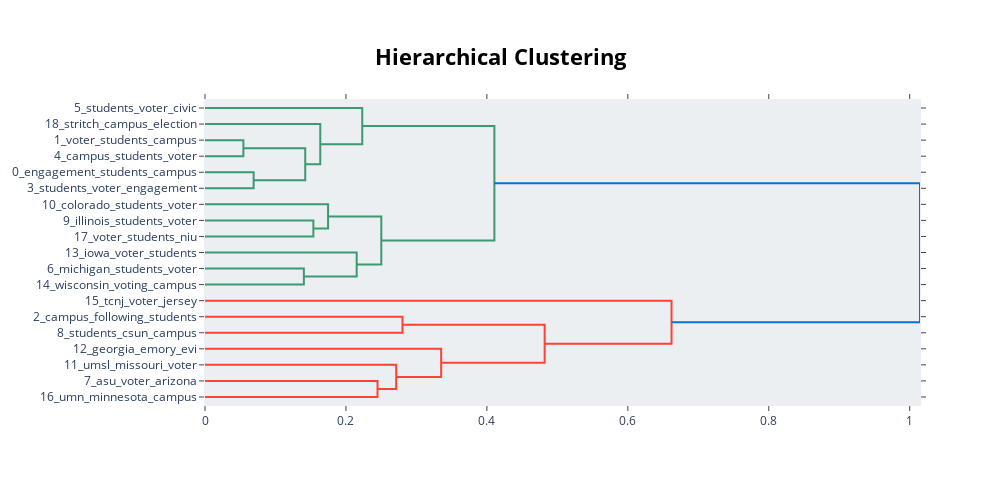

The code cell stored with this chart in its notebook:
### Markdown cell above
### Visualization

### Code cell
topic_model.visualize_hierarchy()

### Figure 1 — Plotly figure (JSON) as saved in the notebook; plotly's stock layout.template omitted (floating-point values rounded to 4 significant figures)
{"data": [{"hoverinfo": "text", "marker": {"color": "rgb(61,153,112)"}, "mode": "lines", "type": "scatter", "x": [0, 0.05447, 0.05447, 0], "xaxis": "x", "y": [-25, -25, -35, -35], "yaxis": "y"}, {"hoverinfo": "text", "marker": {"color": "rgb(61,153,112)"}, "mode": "lines", "type": "scatter", "x": [0, 0.06903, 0.06903, 0], "xaxis": "x", "y": [-45, -45, -55, -55], "yaxis": "y"}, {"hoverinfo": "text", "marker": {"color": "rgb(61,153,112)"}, "mode": "lines", "type": "scatter", "x": [0.05447, 0.1422, 0.1422, 0.06903], "xaxis": "x", "y": [-30, -30, -50, -50], "yaxis": "y"}, {"hoverinfo": "text", "marker": {"color": "rgb(61,153,112)"}, "mode": "lines", "type": "scatter", "x": [0, 0.1636, 0.1636, 0.1422], "xaxis": "x", "y": [-15, -15, -40, -40], "yaxis": "y"}, {"hoverinfo": "text", "marker": {"color": "rgb(61,153,112)"}, "mode": "lines", "type": "scatter", "x": [0, 0.2231, 0.2231, 0.1636], "xaxis": "x", "y": [-5, -5, -27.5, -27.5], "yaxis": "y"}, {"hoverinfo": "text", "marker": {"color": "rgb(61,153,112)"}, "mode": "lines", "type": "scatter", "x": [0, 0.1538, 0.1538, 0], "xaxis": "x", "y": [-75, -75, -85, -85], "yaxis": "y"}, {"hoverinfo": "text", "marker": {"color": "rgb(61,153,112)"}, "mode": "lines", "type": "scatter", "x": [0, 0.1746, 0.1746, 0.1538], "xaxis": "x", "y": [-65, -65, -80, -80], "yaxis": "y"}, {"hoverinfo": "text", "marker": {"color": "rgb(61,153,112)"}, "mode": "lines", "type": "scatter", "x": [0, 0.1403, 0.1403, 0], "xaxis": "x", "y": [-105, -105, -115, -115], "yaxis": "y"}, {"hoverinfo": "text", "marker": {"color": "rgb(61,153,112)"}, "mode": "lines", "type": "scatter", "x": [0, 0.2153, 0.2153, 0.1403], "xaxis": "x", "y": [-95, -95, -110, -110], "yaxis": "y"}, {"hoverinfo": "text", "marker": {"color": "rgb(61,153,112)"}, "mode": "lines", "type": "scatter", "x": [0.1746, 0.2502, 0.2502, 0.2153], "xaxis": "x", "y": [-72.5, -72.5, -102.5, -102.5], "yaxis": "y"}, {"hoverinfo": "text", "marker": {"color": "rgb(61,153,112)"}, "mode": "lines", "type": "scatter", "x": [0.2231, 0.4107, 0.4107, 0.2502], "xaxis": "x", "y": [-16.25, -16.25, -87.5, -87.5], "yaxis": "y"}, {"hoverinfo": "text", "marker": {"color": "rgb(255,65,54)"}, "mode": "lines", "type": "scatter", "x": [0, 0.2802, 0.2802, 0], "xaxis": "x", "y": [-135, -135, -145, -145], "yaxis": "y"}, {"hoverinfo": "text", "marker": {"color": "rgb(255,65,54)"}, "mode": "lines", "type": "scatter", "x": [0, 0.2448, 0.2448, 0], "xaxis": "x", "y": [-175, -175, -185, -185], "yaxis": "y"}, {"hoverinfo": "text", "marker": {"color": "rgb(255,65,54)"}, "mode": "lines", "type": "scatter", "x": [0, 0.2713, 0.2713, 0.2448], "xaxis": "x", "y": [-165, -165, -180, -180], "yaxis": "y"}, {"hoverinfo": "text", "marker": {"color": "rgb(255,65,54)"}, "mode": "lines", "type": "scatter", "x": [0, 0.3351, 0.3351, 0.2713], "xaxis": "x", "y": [-155, -155, -172.5, -172.5], "yaxis": "y"}, {"hoverinfo": "text", "marker": {"color": "rgb(255,65,54)"}, "mode": "lines", "type": "scatter", "x": [0.2802, 0.482, 0.482, 0.3351], "xaxis": "x", "y": [-140, -140, -163.8, -163.8], "yaxis": "y"}, {"hoverinfo": "text", "marker": {"color": "rgb(255,65,54)"}, "mode": "lines", "type": "scatter", "x": [0, 0.662, 0.662, 0.482], "xaxis": "x", "y": [-125, -125, -151.9, -151.9], "yaxis": "y"}, {"hoverinfo": "text", "marker": {"color": "rgb(0,116,217)"}, "mode": "lines", "type": "scatter", "x": [0.4107, 1.015, 1.015, 0.662], "xaxis": "x", "y": [-51.88, -51.88, -138.4, -138.4], "yaxis": "y"}], "layout": {"autosize": false, "height": 485, "hoverlabel": {"bgcolor": "white", "font": {"family": "Rockwell", "size": 16}}, "hovermode": "closest", "plot_bgcolor": "#ECEFF1", "showlegend": false, "title": {"font": {"color": "Black", "size": 22}, "text": "<b>Hierarchical Clustering", "x": 0.5, "xanchor": "center", "yanchor": "top"}, "width": 1000, "xaxis": {"autorange": true, "mirror": "allticks", "range": [0, 1.015], "rangemode": "tozero", "showgrid": false, "showline": true, "showticklabels": true, "ticks": "outside", "type": "linear", "zeroline": false}, "yaxis": {"mirror": "allticks", "range": [-190, 0], "rangemode": "tozero", "showgrid": false, "showline": true, "showticklabels": true, "tickmode": "array", "ticks": "outside", "ticktext": ["5_students_voter_civic", "18_stritch_campus_election", "1_voter_students_campus", "4_campus_students_voter", "0_engagement_students_campus", "3_students_voter_engagement", "10_colorado_students_voter", "9_illinois_students_voter", "17_voter_students_niu", "13_iowa_voter_students", "6_michigan_students_voter", "14_wisconsin_voting_campus", "15_tcnj_voter_jersey", "2_campus_following_students", "8_students_csun_campus", "12_georgia_emory_evi", "11_umsl_missouri_voter", "7_asu_voter_arizona", "16_umn_minnesota_campus"], "tickvals": [-5, -15, -25, -35, -45, -55, -65, -75, -85, -95, -105, -115, -125, -135, -145, -155, -165, -175, -185], "type": "linear", "zeroline": false}}}
